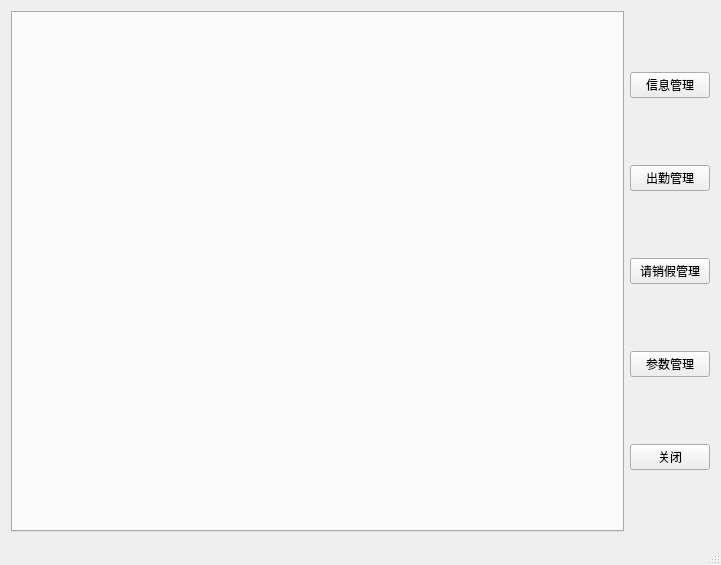
<?xml version="1.0" encoding="UTF-8"?>
<ui version="4.0">
 <class>G_Main</class>
 <widget class="QMainWindow" name="G_Main">
  <property name="geometry">
   <rect>
    <x>0</x>
    <y>0</y>
    <width>721</width>
    <height>565</height>
   </rect>
  </property>
  <property name="windowTitle">
   <string>G_Main</string>
  </property>
  <widget class="QWidget" name="centralWidget">
   <layout class="QGridLayout" name="gridLayout">
    <item row="0" column="0">
     <widget class="QTabWidget" name="tabWidget">
      <property name="currentIndex">
       <number>-1</number>
      </property>
     </widget>
    </item>
    <item row="0" column="1">
     <layout class="QVBoxLayout" name="verticalLayout">
      <item>
       <widget class="QPushButton" name="pushButton_2">
        <property name="text">
         <string>信息管理</string>
        </property>
       </widget>
      </item>
      <item>
       <widget class="QPushButton" name="pushButton_4">
        <property name="text">
         <string>出勤管理</string>
        </property>
       </widget>
      </item>
      <item>
       <widget class="QPushButton" name="pushButton_5">
        <property name="text">
         <string>请销假管理</string>
        </property>
       </widget>
      </item>
      <item>
       <widget class="QPushButton" name="pushButton_6">
        <property name="text">
         <string>参数管理</string>
        </property>
       </widget>
      </item>
      <item>
       <widget class="QPushButton" name="pushButton">
        <property name="text">
         <string>关闭</string>
        </property>
       </widget>
      </item>
     </layout>
    </item>
   </layout>
  </widget>
  <widget class="QStatusBar" name="statusBar"/>
 </widget>
 <layoutdefault spacing="6" margin="11"/>
 <resources/>
 <connections/>
</ui>
